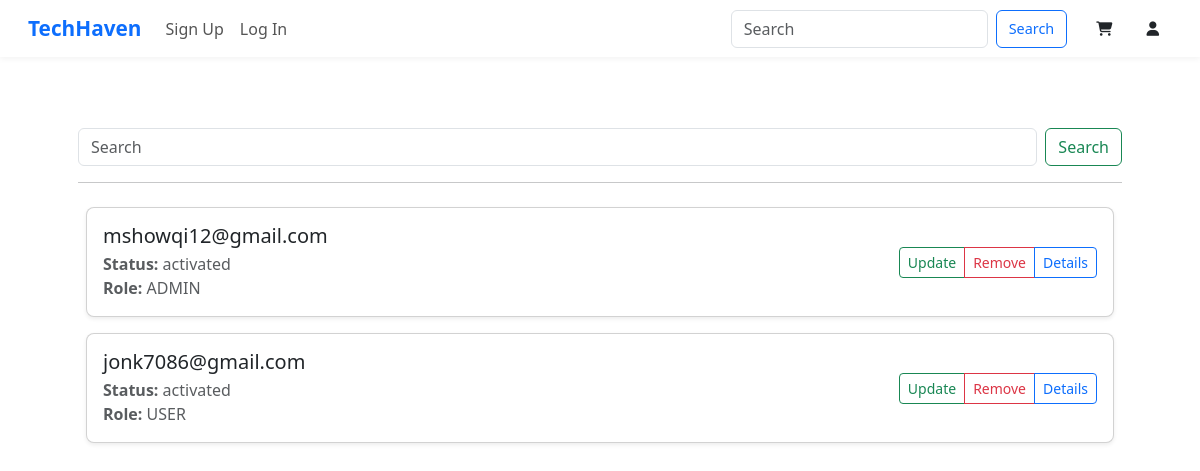
Screenshot of /user/list/ with the database file from the repository.
### accounts/models.py (models this page shows)
class CustomUser(AbstractBaseUser, PermissionsMixin):
    email = models.EmailField(unique=True)
    role=models.CharField(max_length=20,choices=(('ADMIN','admin'),('USER','user')),default='USER')
    default_device = models.CharField(max_length=255, null=True, blank=True)
    is_active = models.BooleanField(default=False)
    is_staff = models.BooleanField(default=False)
    objects = UserManager()
    USERNAME_FIELD = "email"
    REQUIRED_FIELDS = []

### accounts/views.py (the view)
# urls.py: path('user/list/',views.user_list,name='user_list'),
def user_list(request):
    try:
        users=User.objects.all()
        return render (request,'accounts/user_list.html',{'users':users})
    except User.DoesNotExist:
        return render(request, 'accounts/error_message.html', {
            'message': 'No user found'
        })

### accounts/templates/accounts/user_list.html (shortened to what this page needs)
{% extends "layout.html" %}
{% block content %}
<div class="d-grid w-100 col-lg-6 col-md-6 col-sm-12 p-5">
    <div><form class="d-flex" role="search" method="GET" action="{% url 'user_search'%}">
        <input class="form-control me-2" type="search" placeholder="Search" aria-label="Search" value="{{ q }}" name="q"/>
        <button class="btn btn-outline-success" type="submit">Search</button>
      </form>
    </div>
    <hr>
    <div class="w-100 p-2">
      {% for user in users %}
  <div class="card mb-3 shadow-sm rounded-3">
    <div class="card-body d-flex justify-content-between align-items-center flex-wrap">
      <div>
        <h5 class="mb-1">{{ user.email }}</h5>
        <p class="mb-0 text-muted">
          <strong>Status:</strong> {{ user.is_active|yesno:"activated,not activated" }}<br>
          <strong>Role:</strong> {{ user.role }}
        </p>
      </div>
      <div class="btn-group mt-2 mt-sm-0">
        <a href="{% url 'update_user' user.id%}" class="btn btn-sm btn-outline-success">Update</a>
        <a href="{% url 'user_delete' user.id %}" class="btn btn-sm btn-outline-danger">Remove</a>
        <a href="{% url 'user_search' %}?q={{ user.email }}" class="btn btn-sm btn-outline-primary">Details</a>
      </div>
    </div>
  </div>
{% endfor %}
    </div>
</div>
{% endblock  %}

### accounts/templates/layout.html (style rules this page uses)
html, body { height: 100%; margin: 0; }
body { display: flex; flex-direction: column; min-height: 100vh; }

### rows the page displays
CustomUser: email "mshowqi12@gmail.com", is_active "activated", role "ADMIN"
CustomUser: email "jonk7086@gmail.com", is_active "activated", role "USER"
